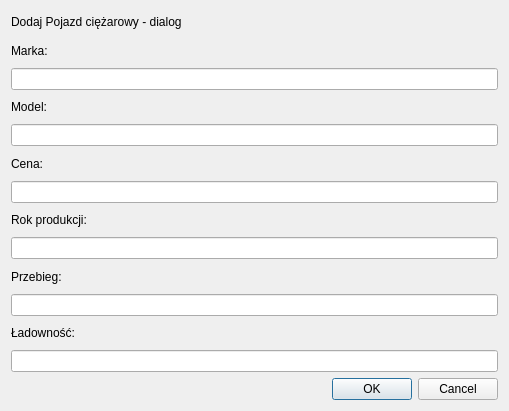
<?xml version="1.0" encoding="UTF-8"?>
<ui version="4.0">
 <class>DodajCiezarowyDialog</class>
 <widget class="QDialog" name="DodajCiezarowyDialog">
  <property name="geometry">
   <rect>
    <x>0</x>
    <y>0</y>
    <width>509</width>
    <height>411</height>
   </rect>
  </property>
  <property name="windowTitle">
   <string>Dialog</string>
  </property>
  <layout class="QVBoxLayout" name="verticalLayout">
   <item>
    <widget class="QLabel" name="label_7">
     <property name="text">
      <string>Dodaj Pojazd ciężarowy - dialog</string>
     </property>
    </widget>
   </item>
   <item>
    <widget class="QLabel" name="label">
     <property name="text">
      <string>Marka:</string>
     </property>
    </widget>
   </item>
   <item>
    <widget class="QLineEdit" name="markaLineEdit"/>
   </item>
   <item>
    <widget class="QLabel" name="label_2">
     <property name="text">
      <string>Model:</string>
     </property>
    </widget>
   </item>
   <item>
    <widget class="QLineEdit" name="modelLineEdit"/>
   </item>
   <item>
    <widget class="QLabel" name="label_3">
     <property name="text">
      <string>Cena:</string>
     </property>
    </widget>
   </item>
   <item>
    <widget class="QLineEdit" name="cenaLineEdit"/>
   </item>
   <item>
    <widget class="QLabel" name="label_4">
     <property name="text">
      <string>Rok produkcji:</string>
     </property>
    </widget>
   </item>
   <item>
    <widget class="QLineEdit" name="rokLineEdit"/>
   </item>
   <item>
    <widget class="QLabel" name="label_5">
     <property name="text">
      <string>Przebieg:</string>
     </property>
    </widget>
   </item>
   <item>
    <widget class="QLineEdit" name="przebiegLineEdit"/>
   </item>
   <item>
    <widget class="QLabel" name="label_6">
     <property name="text">
      <string>Ładowność:</string>
     </property>
    </widget>
   </item>
   <item>
    <widget class="QLineEdit" name="ladownoscLineEdit"/>
   </item>
   <item>
    <widget class="QDialogButtonBox" name="buttonBox">
     <property name="orientation">
      <enum>Qt::Orientation::Horizontal</enum>
     </property>
     <property name="standardButtons">
      <set>QDialogButtonBox::StandardButton::Cancel|QDialogButtonBox::StandardButton::Ok</set>
     </property>
    </widget>
   </item>
  </layout>
 </widget>
 <resources/>
 <connections>
  <connection>
   <sender>buttonBox</sender>
   <signal>accepted()</signal>
   <receiver>DodajCiezarowyDialog</receiver>
   <slot>accept()</slot>
   <hints>
    <hint type="sourcelabel">
     <x>248</x>
     <y>254</y>
    </hint>
    <hint type="destinationlabel">
     <x>157</x>
     <y>274</y>
    </hint>
   </hints>
  </connection>
  <connection>
   <sender>buttonBox</sender>
   <signal>rejected()</signal>
   <receiver>DodajCiezarowyDialog</receiver>
   <slot>reject()</slot>
   <hints>
    <hint type="sourcelabel">
     <x>316</x>
     <y>260</y>
    </hint>
    <hint type="destinationlabel">
     <x>286</x>
     <y>274</y>
    </hint>
   </hints>
  </connection>
 </connections>
</ui>
